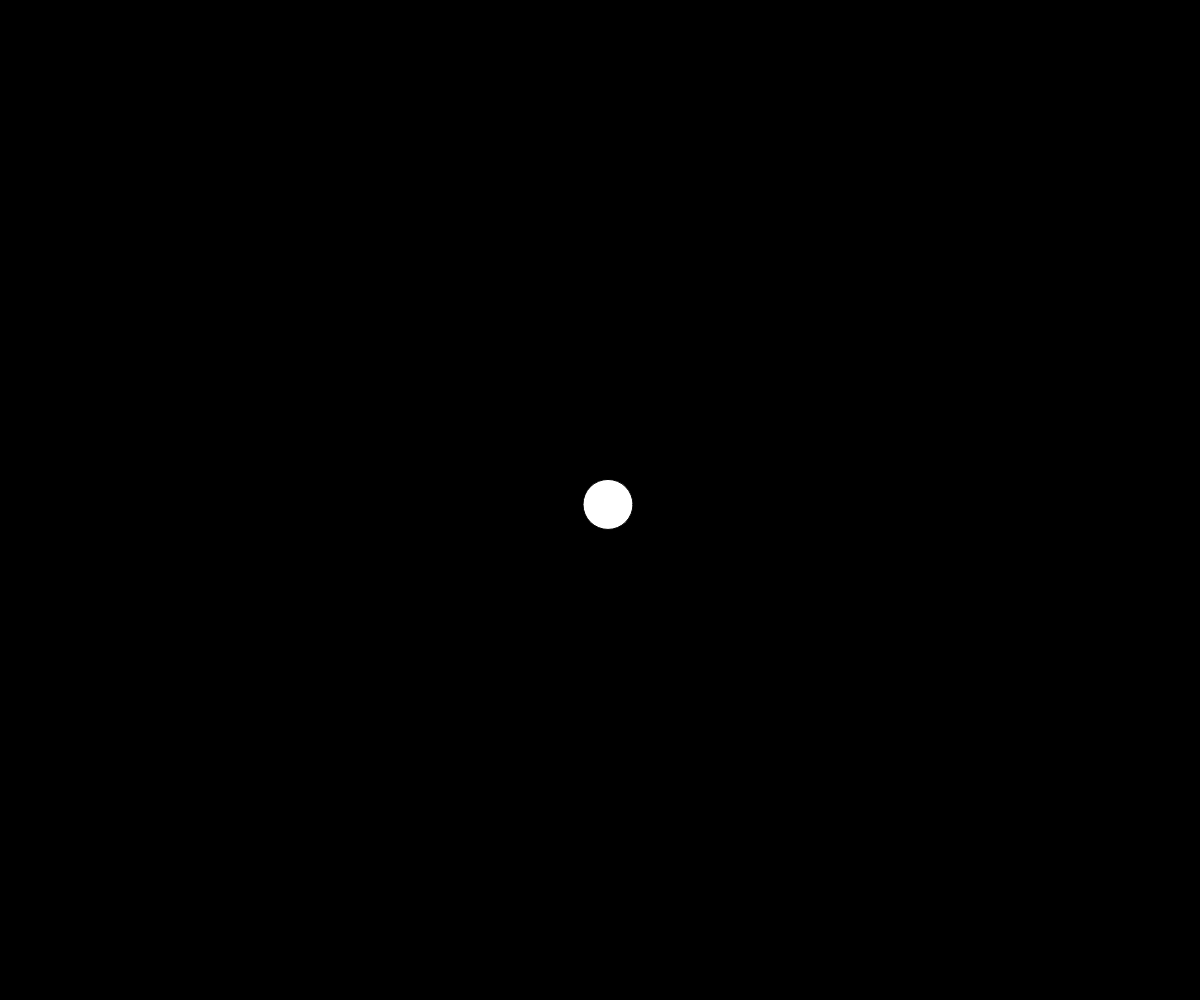
Frame 1 (no input)
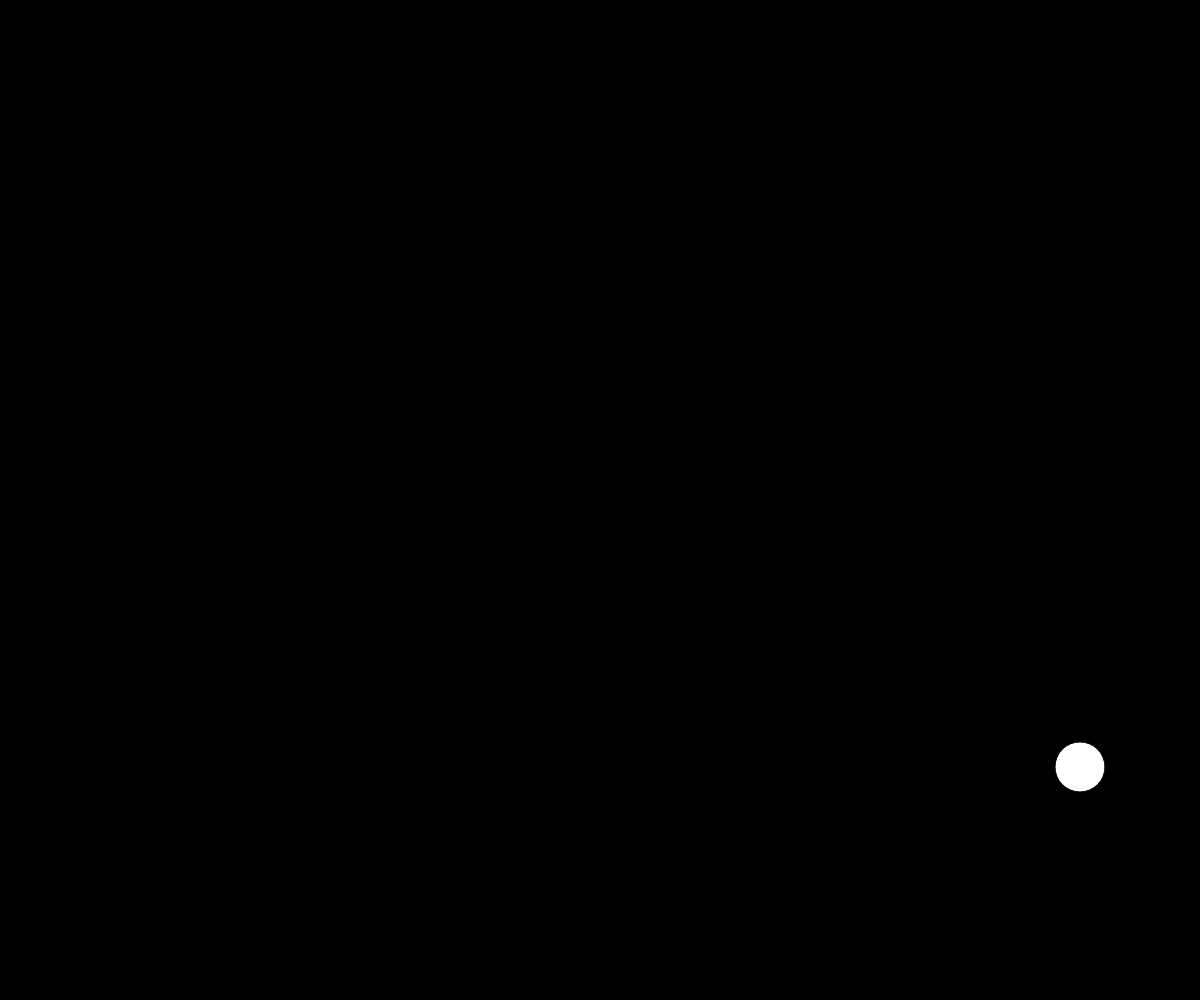
Frame 60 (no input)
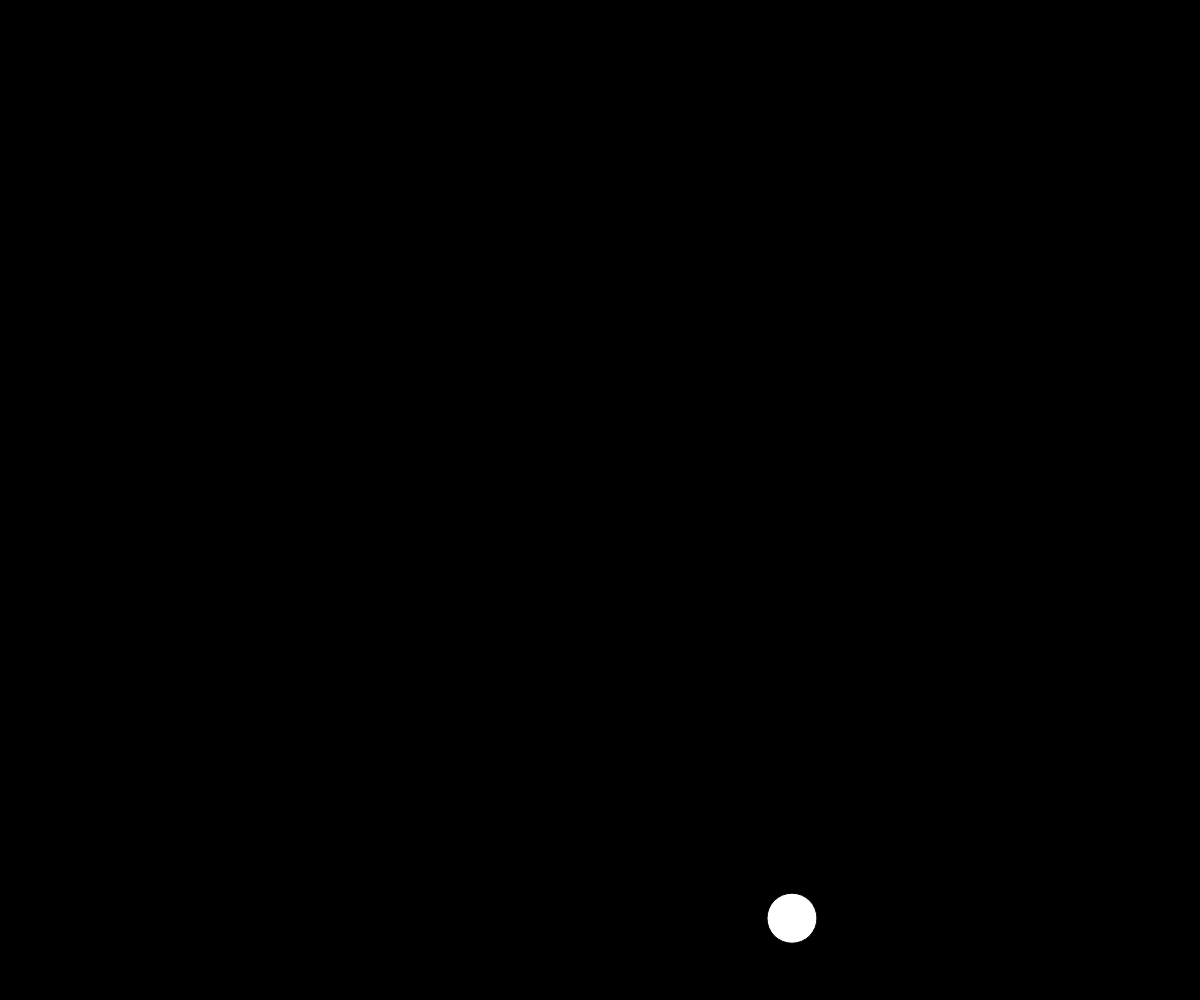
Frame 120 (the mouse pressed at the canvas centre since frame 60)

The p5.js sketch that drew these frames (run headless with seeded random() and noise() and a simulated clock; from frame 60 on, the mouse is pressed at the canvas centre):

// p5.js sketch
// ── sketch.js
// Project Title
// Your Name
// Date
//
// Extra for Experts:
// - describe what you did to take this project "above and beyond"



let ball;
//repolace the below variables with the above, and just declare them in object notation in setup. 
 // let x, y;
 // let dx, dy;
  //let radius;

  //javascript object notation: j-sign:
function setup() {
  createCanvas(windowWidth, windowHeight);
  ball = {
    x: width/2,
    y: height/2,
    dx: random(3, 10),
    dy: random(3, 10),
    radius: 25,
  };
  
}

function draw() {
  background(0);
  moveBall();
  bounceBall();
  displayBall();
}

function moveBall() {
  // move the ball
  ball.x += ball.dx;
  ball.y += ball.dy;
}

function bounceBall() {
  // check for bounce
  if (ball.x + ball.radius >= width || ball.x - ball.radius <= 0) {
    ball.dx = -1 * ball.dx;
  }
  if (ball.y + ball.radius >= height || ball.y - ball.radius <= 0) {
    ball.dy = -1 * ball.dy;
  }
}

function displayBall() {
  // display the ball
  ellipse(ball.x, ball.y, ball.radius*2, ball.radius*2);
}
